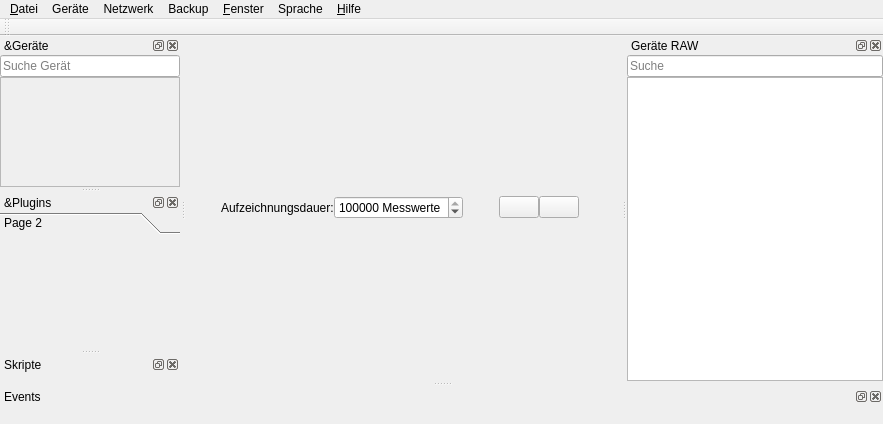
<?xml version="1.0" encoding="UTF-8"?>
<ui version="4.0">
 <class>MainWindow</class>
 <widget class="QMainWindow" name="MainWindow">
  <property name="geometry">
   <rect>
    <x>0</x>
    <y>0</y>
    <width>883</width>
    <height>424</height>
   </rect>
  </property>
  <property name="windowTitle">
   <string>RealTime OpenControl</string>
  </property>
  <property name="dockOptions">
   <set>QMainWindow::AllowNestedDocks|QMainWindow::AllowTabbedDocks|QMainWindow::AnimatedDocks|QMainWindow::GroupedDragging</set>
  </property>
  <widget class="QWidget" name="centralwidget">
   <layout class="QVBoxLayout" name="verticalLayout_9">
    <property name="spacing">
     <number>0</number>
    </property>
    <property name="leftMargin">
     <number>0</number>
    </property>
    <property name="topMargin">
     <number>0</number>
    </property>
    <property name="rightMargin">
     <number>0</number>
    </property>
    <property name="bottomMargin">
     <number>2</number>
    </property>
    <item>
     <layout class="QHBoxLayout" name="horizontalLayout">
      <property name="spacing">
       <number>0</number>
      </property>
      <item>
       <spacer name="horizontalSpacer_2">
        <property name="orientation">
         <enum>Qt::Horizontal</enum>
        </property>
        <property name="sizeHint" stdset="0">
         <size>
          <width>0</width>
          <height>0</height>
         </size>
        </property>
       </spacer>
      </item>
      <item>
       <widget class="QLabel" name="label_2">
        <property name="text">
         <string>Aufzeichnungsdauer:</string>
        </property>
       </widget>
      </item>
      <item>
       <widget class="QSpinBox" name="maxLengthSpinBox">
        <property name="toolTip">
         <string>Ändere die Aufzeichnungsdauer</string>
        </property>
        <property name="statusTip">
         <string>Ändere die Aufzeichnungsdauer</string>
        </property>
        <property name="suffix">
         <string> Messwerte</string>
        </property>
        <property name="maximum">
         <number>1000000000</number>
        </property>
        <property name="value">
         <number>500000</number>
        </property>
       </widget>
      </item>
      <item>
       <spacer name="horizontalSpacer">
        <property name="orientation">
         <enum>Qt::Horizontal</enum>
        </property>
        <property name="sizeHint" stdset="0">
         <size>
          <width>0</width>
          <height>0</height>
         </size>
        </property>
       </spacer>
      </item>
      <item>
       <widget class="QPushButton" name="clearButton">
        <property name="toolTip">
         <string>Lösche alle Signale</string>
        </property>
        <property name="statusTip">
         <string>Lösche alle Signale</string>
        </property>
        <property name="text">
         <string/>
        </property>
        <property name="icon">
         <iconset>
          <normaloff>icons/clear.png</normaloff>icons/clear.png</iconset>
        </property>
        <property name="iconSize">
         <size>
          <width>25</width>
          <height>25</height>
         </size>
        </property>
       </widget>
      </item>
      <item>
       <widget class="QPushButton" name="createGraphButton">
        <property name="text">
         <string/>
        </property>
        <property name="icon">
         <iconset>
          <normaloff>icons/graph.png</normaloff>icons/graph.png</iconset>
        </property>
        <property name="iconSize">
         <size>
          <width>25</width>
          <height>25</height>
         </size>
        </property>
       </widget>
      </item>
      <item>
       <spacer name="horizontalSpacer_3">
        <property name="orientation">
         <enum>Qt::Horizontal</enum>
        </property>
        <property name="sizeHint" stdset="0">
         <size>
          <width>0</width>
          <height>20</height>
         </size>
        </property>
       </spacer>
      </item>
      <item>
       <widget class="QLabel" name="drag_content">
        <property name="sizePolicy">
         <sizepolicy hsizetype="Preferred" vsizetype="Fixed">
          <horstretch>0</horstretch>
          <verstretch>0</verstretch>
         </sizepolicy>
        </property>
        <property name="acceptDrops">
         <bool>true</bool>
        </property>
        <property name="text">
         <string/>
        </property>
        <property name="alignment">
         <set>Qt::AlignCenter</set>
        </property>
       </widget>
      </item>
     </layout>
    </item>
    <item>
     <layout class="QVBoxLayout" name="plotLayout"/>
    </item>
   </layout>
  </widget>
  <widget class="QDockWidget" name="deviceWidget">
   <property name="sizePolicy">
    <sizepolicy hsizetype="Preferred" vsizetype="Preferred">
     <horstretch>0</horstretch>
     <verstretch>0</verstretch>
    </sizepolicy>
   </property>
   <property name="statusTip">
    <string>Geräte, für die PlugIns vorhanden sind, erscheinen hier</string>
   </property>
   <property name="inputMethodHints">
    <set>Qt::ImhNone</set>
   </property>
   <property name="floating">
    <bool>false</bool>
   </property>
   <property name="features">
    <set>QDockWidget::AllDockWidgetFeatures</set>
   </property>
   <property name="allowedAreas">
    <set>Qt::LeftDockWidgetArea|Qt::RightDockWidgetArea</set>
   </property>
   <property name="windowTitle">
    <string>&amp;Geräte</string>
   </property>
   <attribute name="dockWidgetArea">
    <number>1</number>
   </attribute>
   <widget class="QWidget" name="dockWidgetContents_2">
    <layout class="QVBoxLayout" name="verticalLayout_3">
     <property name="spacing">
      <number>0</number>
     </property>
     <property name="leftMargin">
      <number>0</number>
     </property>
     <property name="topMargin">
      <number>0</number>
     </property>
     <property name="rightMargin">
      <number>0</number>
     </property>
     <property name="bottomMargin">
      <number>0</number>
     </property>
     <item>
      <widget class="QLineEdit" name="searchEdit">
       <property name="placeholderText">
        <string>Suche Gerät</string>
       </property>
      </widget>
     </item>
     <item>
      <widget class="QScrollArea" name="scrollArea_2">
       <property name="minimumSize">
        <size>
         <width>180</width>
         <height>0</height>
        </size>
       </property>
       <property name="widgetResizable">
        <bool>true</bool>
       </property>
       <widget class="QWidget" name="scrollAreaWidgetContents_2">
        <property name="geometry">
         <rect>
          <x>0</x>
          <y>0</y>
          <width>178</width>
          <height>85</height>
         </rect>
        </property>
        <property name="minimumSize">
         <size>
          <width>0</width>
          <height>0</height>
         </size>
        </property>
        <layout class="QVBoxLayout" name="verticalLayout_13">
         <property name="spacing">
          <number>0</number>
         </property>
         <property name="leftMargin">
          <number>0</number>
         </property>
         <property name="topMargin">
          <number>0</number>
         </property>
         <property name="rightMargin">
          <number>0</number>
         </property>
         <property name="bottomMargin">
          <number>0</number>
         </property>
         <item>
          <layout class="QVBoxLayout" name="deviceLayout">
           <property name="spacing">
            <number>0</number>
           </property>
          </layout>
         </item>
         <item>
          <spacer name="verticalSpacer_2">
           <property name="orientation">
            <enum>Qt::Vertical</enum>
           </property>
           <property name="sizeHint" stdset="0">
            <size>
             <width>20</width>
             <height>0</height>
            </size>
           </property>
          </spacer>
         </item>
         <item>
          <spacer name="verticalSpacer_3">
           <property name="orientation">
            <enum>Qt::Vertical</enum>
           </property>
           <property name="sizeHint" stdset="0">
            <size>
             <width>20</width>
             <height>0</height>
            </size>
           </property>
          </spacer>
         </item>
        </layout>
       </widget>
      </widget>
     </item>
    </layout>
   </widget>
  </widget>
  <widget class="QDockWidget" name="pluginsWidget">
   <property name="sizePolicy">
    <sizepolicy hsizetype="Preferred" vsizetype="Preferred">
     <horstretch>0</horstretch>
     <verstretch>0</verstretch>
    </sizepolicy>
   </property>
   <property name="statusTip">
    <string>Falls ein Gerät ein GUI-PlugIn besitzt, erscheint dies hier</string>
   </property>
   <property name="floating">
    <bool>false</bool>
   </property>
   <property name="features">
    <set>QDockWidget::AllDockWidgetFeatures</set>
   </property>
   <property name="allowedAreas">
    <set>Qt::AllDockWidgetAreas</set>
   </property>
   <property name="windowTitle">
    <string>&amp;Plugins</string>
   </property>
   <attribute name="dockWidgetArea">
    <number>1</number>
   </attribute>
   <widget class="QWidget" name="dockWidgetContents_3">
    <layout class="QVBoxLayout" name="verticalLayout">
     <property name="spacing">
      <number>0</number>
     </property>
     <property name="leftMargin">
      <number>0</number>
     </property>
     <property name="topMargin">
      <number>0</number>
     </property>
     <property name="rightMargin">
      <number>0</number>
     </property>
     <property name="bottomMargin">
      <number>0</number>
     </property>
     <item>
      <widget class="QToolBox" name="pluginsBox">
       <property name="sizePolicy">
        <sizepolicy hsizetype="Preferred" vsizetype="Expanding">
         <horstretch>0</horstretch>
         <verstretch>0</verstretch>
        </sizepolicy>
       </property>
       <property name="currentIndex">
        <number>0</number>
       </property>
       <widget class="QWidget" name="page_2">
        <property name="geometry">
         <rect>
          <x>0</x>
          <y>0</y>
          <width>180</width>
          <height>85</height>
         </rect>
        </property>
        <attribute name="label">
         <string>Page 2</string>
        </attribute>
       </widget>
      </widget>
     </item>
    </layout>
   </widget>
  </widget>
  <widget class="QMenuBar" name="menuBar">
   <property name="geometry">
    <rect>
     <x>0</x>
     <y>0</y>
     <width>883</width>
     <height>26</height>
    </rect>
   </property>
   <widget class="QMenu" name="menuDatei">
    <property name="statusTip">
     <string>Öffnen, Speichern, Exportieren</string>
    </property>
    <property name="tearOffEnabled">
     <bool>true</bool>
    </property>
    <property name="title">
     <string>&amp;Datei</string>
    </property>
    <property name="icon">
     <iconset>
      <normaloff>icons/menu.png</normaloff>icons/menu.png</iconset>
    </property>
    <property name="separatorsCollapsible">
     <bool>true</bool>
    </property>
    <property name="toolTipsVisible">
     <bool>true</bool>
    </property>
    <addaction name="loadSessionAction"/>
    <addaction name="saveSessionAction"/>
    <addaction name="separator"/>
    <addaction name="importDataAction"/>
    <addaction name="exportDataAction"/>
    <addaction name="separator"/>
    <addaction name="systemTrayAction"/>
    <addaction name="separator"/>
    <addaction name="actionBeenden"/>
   </widget>
   <widget class="QMenu" name="menuFenster">
    <property name="statusTip">
     <string>Unterfenster-Darstellung verwalten</string>
    </property>
    <property name="tearOffEnabled">
     <bool>true</bool>
    </property>
    <property name="title">
     <string>&amp;Fenster</string>
    </property>
    <property name="icon">
     <iconset>
      <normaloff>icons/view.png</normaloff>icons/view.png</iconset>
    </property>
    <property name="separatorsCollapsible">
     <bool>true</bool>
    </property>
    <property name="toolTipsVisible">
     <bool>true</bool>
    </property>
    <addaction name="deviceWidgetToggle"/>
    <addaction name="pluginsWidgetToggle"/>
    <addaction name="scriptWidgetToggle"/>
    <addaction name="eventWidgetToggle"/>
    <addaction name="deviceRAWWidgetToggle"/>
   </widget>
   <widget class="QMenu" name="menuHilfe">
    <property name="tearOffEnabled">
     <bool>true</bool>
    </property>
    <property name="title">
     <string>&amp;Hilfe</string>
    </property>
    <property name="icon">
     <iconset>
      <normaloff>icons/help.png</normaloff>icons/help.png</iconset>
    </property>
    <property name="separatorsCollapsible">
     <bool>true</bool>
    </property>
    <property name="toolTipsVisible">
     <bool>true</bool>
    </property>
    <addaction name="clearCacheAction"/>
    <addaction name="separator"/>
    <addaction name="helpAction"/>
    <addaction name="pluginRepoAction"/>
    <addaction name="separator"/>
    <addaction name="checkUpdatesAction"/>
    <addaction name="aboutAction"/>
   </widget>
   <widget class="QMenu" name="menuSprache">
    <property name="tearOffEnabled">
     <bool>true</bool>
    </property>
    <property name="title">
     <string>Sprache</string>
    </property>
    <property name="icon">
     <iconset>
      <normaloff>icons/network.png</normaloff>icons/network.png</iconset>
    </property>
    <property name="separatorsCollapsible">
     <bool>true</bool>
    </property>
    <property name="toolTipsVisible">
     <bool>true</bool>
    </property>
    <addaction name="actionDeutsch"/>
    <addaction name="actionEnglish"/>
   </widget>
   <widget class="QMenu" name="menuGer_te">
    <property name="tearOffEnabled">
     <bool>true</bool>
    </property>
    <property name="title">
     <string>Geräte</string>
    </property>
    <property name="icon">
     <iconset>
      <normaloff>icons/plugins.png</normaloff>icons/plugins.png</iconset>
    </property>
    <property name="separatorsCollapsible">
     <bool>true</bool>
    </property>
    <property name="toolTipsVisible">
     <bool>true</bool>
    </property>
    <addaction name="getPluginsButton"/>
   </widget>
   <widget class="QMenu" name="menuNetzwerk">
    <property name="tearOffEnabled">
     <bool>true</bool>
    </property>
    <property name="title">
     <string>Netzwerk</string>
    </property>
    <property name="icon">
     <iconset>
      <normaloff>icons/internet.png</normaloff>icons/internet.png</iconset>
    </property>
    <property name="separatorsCollapsible">
     <bool>true</bool>
    </property>
    <property name="toolTipsVisible">
     <bool>true</bool>
    </property>
    <widget class="QMenu" name="menuTCP_Server_2">
     <property name="geometry">
      <rect>
       <x>0</x>
       <y>0</y>
       <width>188</width>
       <height>126</height>
      </rect>
     </property>
     <property name="title">
      <string>TCP - Server</string>
     </property>
     <addaction name="actionTCPServer_2"/>
     <addaction name="actionTCPPassword_2"/>
     <addaction name="actionTCPPort_2"/>
    </widget>
    <widget class="QMenu" name="MeniuTelegramBot">
     <property name="title">
      <string>Telegram-Bot</string>
     </property>
     <addaction name="actionTelegramBot_2"/>
     <addaction name="actionBotToken_2"/>
    </widget>
    <widget class="QMenu" name="menuMit_Remotehost_verbinden">
     <property name="title">
      <string>Mit Remotehost verbinden</string>
     </property>
     <addaction name="actionNeuer_HOst"/>
    </widget>
    <widget class="QMenu" name="menuAktive_Verbindungen">
     <property name="title">
      <string>Aktive Verbindungen</string>
     </property>
     <addaction name="actionkeine_3"/>
    </widget>
    <addaction name="menuTCP_Server_2"/>
    <addaction name="HTMLServerAction_2"/>
    <addaction name="MeniuTelegramBot"/>
    <addaction name="separator"/>
    <addaction name="menuMit_Remotehost_verbinden"/>
    <addaction name="menuAktive_Verbindungen"/>
    <addaction name="actionUpdate_Rate_1Hz_2"/>
    <addaction name="separator"/>
    <addaction name="actionRTOC_Server_suchen_3"/>
   </widget>
   <widget class="QMenu" name="menuBackup">
    <property name="tearOffEnabled">
     <bool>true</bool>
    </property>
    <property name="title">
     <string>Backup</string>
    </property>
    <property name="icon">
     <iconset>
      <normaloff>icons/backup.png</normaloff>icons/backup.png</iconset>
    </property>
    <property name="separatorsCollapsible">
     <bool>true</bool>
    </property>
    <property name="toolTipsVisible">
     <bool>true</bool>
    </property>
    <addaction name="actionSetBackupFile"/>
    <addaction name="actionSetBackupIntervall"/>
   </widget>
   <addaction name="menuDatei"/>
   <addaction name="menuGer_te"/>
   <addaction name="menuNetzwerk"/>
   <addaction name="menuBackup"/>
   <addaction name="menuFenster"/>
   <addaction name="menuSprache"/>
   <addaction name="menuHilfe"/>
  </widget>
  <widget class="QDockWidget" name="scriptDockWidget">
   <property name="windowTitle">
    <string>Skripte</string>
   </property>
   <attribute name="dockWidgetArea">
    <number>1</number>
   </attribute>
   <widget class="QWidget" name="dockWidgetContents_6">
    <layout class="QVBoxLayout" name="verticalLayout_2">
     <property name="spacing">
      <number>0</number>
     </property>
     <property name="leftMargin">
      <number>0</number>
     </property>
     <property name="topMargin">
      <number>0</number>
     </property>
     <property name="rightMargin">
      <number>0</number>
     </property>
     <property name="bottomMargin">
      <number>0</number>
     </property>
     <item>
      <layout class="QHBoxLayout" name="scriptLayout"/>
     </item>
    </layout>
   </widget>
  </widget>
  <widget class="QToolBar" name="toolBar">
   <property name="sizePolicy">
    <sizepolicy hsizetype="Minimum" vsizetype="Preferred">
     <horstretch>0</horstretch>
     <verstretch>0</verstretch>
    </sizepolicy>
   </property>
   <property name="windowTitle">
    <string>toolBar</string>
   </property>
   <attribute name="toolBarArea">
    <enum>TopToolBarArea</enum>
   </attribute>
   <attribute name="toolBarBreak">
    <bool>false</bool>
   </attribute>
  </widget>
  <widget class="QDockWidget" name="eventWidgets">
   <property name="sizePolicy">
    <sizepolicy hsizetype="Preferred" vsizetype="Ignored">
     <horstretch>0</horstretch>
     <verstretch>0</verstretch>
    </sizepolicy>
   </property>
   <property name="windowTitle">
    <string>Events</string>
   </property>
   <attribute name="dockWidgetArea">
    <number>8</number>
   </attribute>
   <widget class="QWidget" name="dockWidgetContents">
    <layout class="QVBoxLayout" name="verticalLayout_4">
     <item>
      <layout class="QHBoxLayout" name="eventLayout">
       <property name="spacing">
        <number>0</number>
       </property>
      </layout>
     </item>
    </layout>
   </widget>
  </widget>
  <widget class="QDockWidget" name="deviceRAWWidget">
   <property name="windowTitle">
    <string>Geräte RAW</string>
   </property>
   <attribute name="dockWidgetArea">
    <number>2</number>
   </attribute>
   <widget class="QWidget" name="dockWidgetContents_4">
    <layout class="QVBoxLayout" name="verticalLayout_5">
     <property name="spacing">
      <number>0</number>
     </property>
     <property name="leftMargin">
      <number>0</number>
     </property>
     <property name="topMargin">
      <number>0</number>
     </property>
     <property name="rightMargin">
      <number>0</number>
     </property>
     <property name="bottomMargin">
      <number>0</number>
     </property>
     <item>
      <widget class="QLineEdit" name="pluginSearchInput">
       <property name="text">
        <string/>
       </property>
       <property name="placeholderText">
        <string>Suche</string>
       </property>
      </widget>
     </item>
     <item>
      <widget class="QListWidget" name="pluginCallWidget">
       <property name="alternatingRowColors">
        <bool>true</bool>
       </property>
       <property name="selectionMode">
        <enum>QAbstractItemView::NoSelection</enum>
       </property>
       <property name="sortingEnabled">
        <bool>true</bool>
       </property>
      </widget>
     </item>
    </layout>
   </widget>
  </widget>
  <action name="exportDataAction">
   <property name="text">
    <string>&amp;Daten exportieren</string>
   </property>
   <property name="statusTip">
    <string>Bitte nutze RECHTSKLICK auf Plotbereich</string>
   </property>
  </action>
  <action name="actionBeenden">
   <property name="text">
    <string>&amp;Beenden</string>
   </property>
  </action>
  <action name="stylePlotsAction">
   <property name="text">
    <string>&amp;Plot anpassen</string>
   </property>
   <property name="statusTip">
    <string>Plot-Darstellung</string>
   </property>
  </action>
  <action name="actionPlot_exportieren">
   <property name="text">
    <string>&amp;Plot exportieren</string>
   </property>
   <property name="statusTip">
    <string>Bitte nutze RECHTSKLICK auf Plotbereich</string>
   </property>
  </action>
  <action name="actionFenster">
   <property name="text">
    <string>Fenster</string>
   </property>
  </action>
  <action name="signalWidgetToggle">
   <property name="checkable">
    <bool>true</bool>
   </property>
   <property name="checked">
    <bool>true</bool>
   </property>
   <property name="text">
    <string>&amp;Signale</string>
   </property>
   <property name="statusTip">
    <string>Signale-Unterfenster</string>
   </property>
  </action>
  <action name="deviceWidgetToggle">
   <property name="checkable">
    <bool>true</bool>
   </property>
   <property name="checked">
    <bool>true</bool>
   </property>
   <property name="text">
    <string>&amp;Geräte</string>
   </property>
   <property name="statusTip">
    <string>Geräte-Unterfenster</string>
   </property>
  </action>
  <action name="pluginsWidgetToggle">
   <property name="checkable">
    <bool>true</bool>
   </property>
   <property name="text">
    <string>&amp;Plugins</string>
   </property>
   <property name="statusTip">
    <string>Plugins-Unterfenster</string>
   </property>
  </action>
  <action name="scriptWidgetToggle">
   <property name="checkable">
    <bool>true</bool>
   </property>
   <property name="text">
    <string>S&amp;kript</string>
   </property>
   <property name="statusTip">
    <string>Skripte-Unterfenster</string>
   </property>
  </action>
  <action name="loadScriptAction">
   <property name="text">
    <string>&amp;Skript laden</string>
   </property>
   <property name="statusTip">
    <string>Skript aus Datei laden</string>
   </property>
  </action>
  <action name="saveScriptAction">
   <property name="text">
    <string>S&amp;kript speichern</string>
   </property>
   <property name="statusTip">
    <string>Skript in Datei speichern</string>
   </property>
  </action>
  <action name="saveSessionAction">
   <property name="text">
    <string>S&amp;ession speichern</string>
   </property>
  </action>
  <action name="actionZuletzt_geladen">
   <property name="text">
    <string>Zuletzt geladen</string>
   </property>
  </action>
  <action name="loadSessionAction">
   <property name="text">
    <string>Session &amp;laden</string>
   </property>
  </action>
  <action name="helpAction">
   <property name="text">
    <string>&amp;Hilfe zu RTOC</string>
   </property>
  </action>
  <action name="aboutAction">
   <property name="text">
    <string>Über RTOC</string>
   </property>
  </action>
  <action name="importDataAction">
   <property name="text">
    <string>Daten &amp;importieren</string>
   </property>
  </action>
  <action name="systemTrayAction">
   <property name="checkable">
    <bool>true</bool>
   </property>
   <property name="checked">
    <bool>true</bool>
   </property>
   <property name="text">
    <string>Minimize to SystemTray</string>
   </property>
  </action>
  <action name="multiprocessingListenerAction">
   <property name="checkable">
    <bool>true</bool>
   </property>
   <property name="text">
    <string>Multiproessing - Listener</string>
   </property>
  </action>
  <action name="actionDeutsch">
   <property name="checkable">
    <bool>true</bool>
   </property>
   <property name="text">
    <string>Deutsch</string>
   </property>
  </action>
  <action name="actionEnglish">
   <property name="checkable">
    <bool>true</bool>
   </property>
   <property name="text">
    <string>English</string>
   </property>
  </action>
  <action name="eventWidgetToggle">
   <property name="checkable">
    <bool>true</bool>
   </property>
   <property name="text">
    <string>Events</string>
   </property>
  </action>
  <action name="actionBotToken">
   <property name="text">
    <string>Bot-Token eingeben</string>
   </property>
  </action>
  <action name="actionTelegramBot">
   <property name="checkable">
    <bool>true</bool>
   </property>
   <property name="text">
    <string>Aktiviert</string>
   </property>
  </action>
  <action name="HTMLServerAction">
   <property name="checkable">
    <bool>true</bool>
   </property>
   <property name="text">
    <string>RTOC - Web</string>
   </property>
  </action>
  <action name="actionTCPServer">
   <property name="checkable">
    <bool>true</bool>
   </property>
   <property name="text">
    <string>Aktivieren</string>
   </property>
  </action>
  <action name="actionTCPPassword">
   <property name="text">
    <string>Passwort-Schutz</string>
   </property>
  </action>
  <action name="checkUpdatesAction">
   <property name="text">
    <string>Auf Updates prüfen</string>
   </property>
  </action>
  <action name="actionTCPPort">
   <property name="text">
    <string>Port: 5050</string>
   </property>
  </action>
  <action name="clearCacheAction">
   <property name="text">
    <string>Cache leeren</string>
   </property>
  </action>
  <action name="pluginRepoAction">
   <property name="text">
    <string>Plugin-Repository</string>
   </property>
  </action>
  <action name="getPluginsButton">
   <property name="text">
    <string>Geräte hinzufügen/entfernen</string>
   </property>
  </action>
  <action name="actionTCPServer_2">
   <property name="checkable">
    <bool>true</bool>
   </property>
   <property name="text">
    <string>Aktivieren</string>
   </property>
  </action>
  <action name="actionTCPPassword_2">
   <property name="text">
    <string>Passwort-Schutz</string>
   </property>
  </action>
  <action name="actionTCPPort_2">
   <property name="text">
    <string>Port: 5050</string>
   </property>
  </action>
  <action name="HTMLServerAction_2">
   <property name="checkable">
    <bool>true</bool>
   </property>
   <property name="text">
    <string>RTOC - Web</string>
   </property>
  </action>
  <action name="actionTelegramBot_2">
   <property name="checkable">
    <bool>true</bool>
   </property>
   <property name="text">
    <string>Aktiviert</string>
   </property>
  </action>
  <action name="actionBotToken_2">
   <property name="text">
    <string>Bot-Token eingeben</string>
   </property>
  </action>
  <action name="action0_St_ndlich">
   <property name="text">
    <string>Backup-Intervall einstellen</string>
   </property>
  </action>
  <action name="action0_T_glich">
   <property name="text">
    <string>Täglich</string>
   </property>
  </action>
  <action name="actionSetBackupFile">
   <property name="text">
    <string>Backup-Datei festlegen</string>
   </property>
  </action>
  <action name="actionDeleteBackups">
   <property name="text">
    <string>Backups löschen</string>
   </property>
  </action>
  <action name="actionBackup_1">
   <property name="text">
    <string>Backup 1</string>
   </property>
  </action>
  <action name="actionBackupSettings">
   <property name="text">
    <string>Einstellungen</string>
   </property>
  </action>
  <action name="actionNeuer_Host">
   <property name="text">
    <string>Neuer Host</string>
   </property>
  </action>
  <action name="actionkeine">
   <property name="text">
    <string>keine</string>
   </property>
  </action>
  <action name="actionUpdate_Rate_1_Hz">
   <property name="text">
    <string>Update-Rate: 1 Hz</string>
   </property>
  </action>
  <action name="actionRTOC_Server_suchen">
   <property name="text">
    <string>RTOC-Server suchen</string>
   </property>
  </action>
  <action name="actionSetBackupIntervall">
   <property name="text">
    <string>Backout-Intervall: täglich</string>
   </property>
  </action>
  <action name="deviceRAWWidgetToggle">
   <property name="checkable">
    <bool>true</bool>
   </property>
   <property name="text">
    <string>Geräte RAW</string>
   </property>
  </action>
  <action name="actionUpdate_Rate_1Hz">
   <property name="text">
    <string>Update-Rate: 1Hz</string>
   </property>
  </action>
  <action name="actionRTOC_Server_suchen_2">
   <property name="text">
    <string>RTOC-Server suchen</string>
   </property>
  </action>
  <action name="actionNeuer_Host_2">
   <property name="text">
    <string>Neuer Host</string>
   </property>
  </action>
  <action name="actionkeine_2">
   <property name="text">
    <string>keine</string>
   </property>
  </action>
  <action name="actionUpdate_Rate_1Hz_2">
   <property name="text">
    <string>Update-Rate: 1Hz</string>
   </property>
  </action>
  <action name="actionNeuer_HOst">
   <property name="text">
    <string>Neuer Host</string>
   </property>
  </action>
  <action name="actionkeine_3">
   <property name="text">
    <string>keine</string>
   </property>
  </action>
  <action name="actionRTOC_Server_suchen_3">
   <property name="text">
    <string>RTOC-Server suchen</string>
   </property>
  </action>
 </widget>
 <resources/>
 <connections>
  <connection>
   <sender>actionBeenden</sender>
   <signal>triggered()</signal>
   <receiver>MainWindow</receiver>
   <slot>close()</slot>
   <hints>
    <hint type="sourcelabel">
     <x>-1</x>
     <y>-1</y>
    </hint>
    <hint type="destinationlabel">
     <x>463</x>
     <y>398</y>
    </hint>
   </hints>
  </connection>
 </connections>
</ui>
